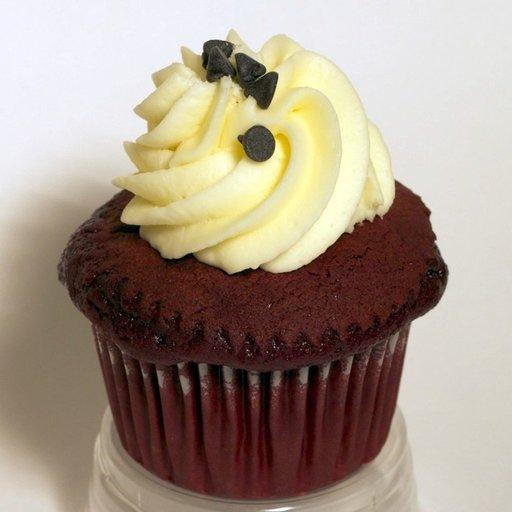
#> input picture tests/image_test/ff.jpg, 512 x 512 px, found by its file name
$ python test4.py   (older library calls are emulated)
#> lines starting #> are read from the running program, lines starting #| are printed output that depends on the picture; long printed decimals are rounded
import numpy as np
import skimage
from skimage import color, img_as_ubyte
import matplotlib.image as mpimg
# import feature.base as base


def RGB_to_Gray(image_path): # Chuyển từ ảnh màu về ảnh xám
    # Khởi tạo một ảnh xám từ một ảnh màu. Đầu tiên, nó đọc ảnh màu từ đường dẫn image_path bằng
    # cách sử dụng hàm mpimg.imread().
    img = mpimg.imread(image_path)
#> img is the input picture: shape (512, 512, 3); mean R, G, B 167.4, 151.8, 136.9

    # Sau đó, nó tạo ra một mảng grayImage với kích thước bằng với kích thước
    # của ảnh màu. Mảng này sẽ được sử dụng để lưu trữ ảnh xám.
    grayImage = np.zeros(img.shape)

    # Tiếp theo, hàm trích xuất các kênh màu đỏ (Red), xanh lá cây(Green) và xanh dương(Blue) của ảnh màu
    # và lưu trữ chúng trong các mảng numpy riêng biệt R, G và B
    R = np.array(img[:, :, 0])
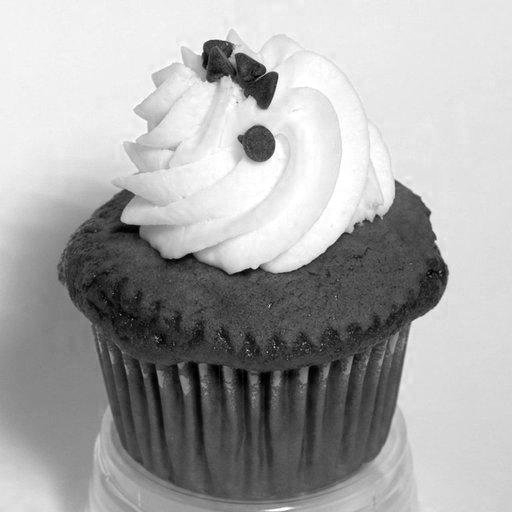
#> R: shape (512, 512); min 0, max 255, mean 167.4
    G = np.array(img[:, :, 1])
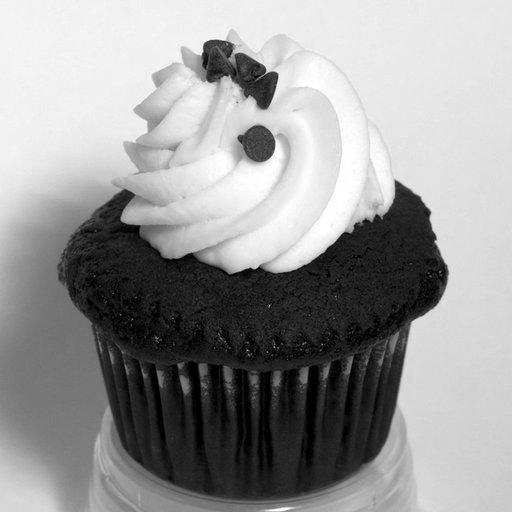
#> G: shape (512, 512); min 0, max 255, mean 151.8
    B = np.array(img[:, :, 2])
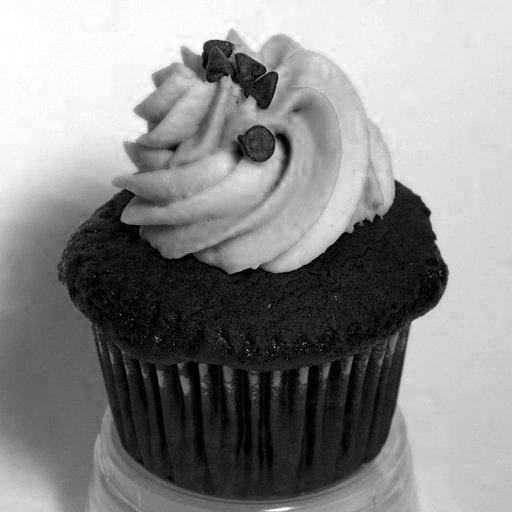
#> B: shape (512, 512); min 0, max 255, mean 136.9


    # Các mảng này được sử dụng để chuyển đổi các giá trị RGB thành thang độ xám bằng
    # công thức grey = 0,299*R + 0,587*G + 0,114*B.
    R = (R * .299)
    G = (G * .587)
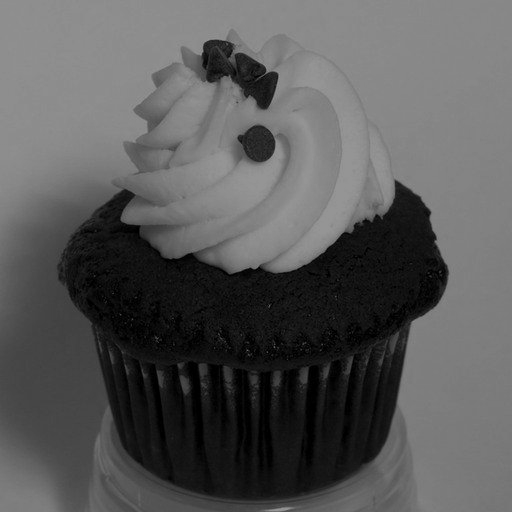
#> G: shape (512, 512) float64; min 0, max 149.7, mean 89.1
    B = (B * .114)

    # Sau đó, hàm tính toán giá trị trung bình của ba giá trị
    # thang độ xám và đặt mảng grayImage thành giá trị này cho mỗi pixel.
    Avg         =   (R+G+B)
    print("AVG: ", Avg[0][0])
#| AVG:  243.140
    print(len(Avg))
#| 512
    grayImage   =   img.copy()

    # Tiếp theo, đoạn code sử dụng một vòng lặp để lặp qua từng pixel của ảnh màu và tính toán giá trị trung
    # bình có trọng số của các kênh R, G và B tại mỗi pixel. Giá trị trung bình này được gán cho mỗi pixel
    # tương ứng trong mảng grayImage.
    for i in range(3):
        grayImage[:, :, i] = Avg

    print("grayImage: ", grayImage[0][0])
#| grayImage:  [243 243 243]
    print(len(grayImage))
#| 512
    # Cuối cùng, mảng grayImage chứa phiên bản ảnh xám của ảnh màu và được trả về
    return grayImage


def GetCoMatrix(img_zip):
    gray_img = color.rgb2gray(img_zip)

    # Chuyển đổi hình ảnh thang độ xám thành tập các số nguyên không dấu 8 bit.
    image = img_as_ubyte(gray_img)
    print(image)
#> (printed output is left out)
    print(len(image))
#| 512

    matrix_coocurrence = skimage.feature.graycomatrix(image, distances=[1], angles=[0, np.pi/4, np.pi/2, 3*np.pi/4], levels=256, normed=True, symmetric=False)

    # 6. Ma trận đồng xuất hiện được trả về từ hàm.
    return matrix_coocurrence


# GLCM properties

def contrast_feature(matrix_coocurrence):
    # Hàm này lấy ma trận cùng xuất hiện làm đầu vào và trả về đặc trưng 'contrast' (tương phản).
    # Dưới đây là giải thích từng bước về chức năng của code:

    # 1. Hàm skiage.feature.graycoprops được sử dụng để tính toán đặc trưng contrast của ma trận đồng
    # xuất hiện đầu vào. Mảng matrix_coocurrence được chuyển làm hình ảnh đầu vào và 'độ tương phản' được
    # chuyển làm thuộc tính để tính toán.
    contrast = skimage.feature.graycoprops(matrix_coocurrence, 'contrast')

    # 2. Kết quả đặc trưng contrast được trả về từ hàm.
    return contrast

    # Tóm lại, hàm này lấy một ma trận đồng xuất hiện làm đầu vào và tính toán đặc trưng contrast của ma trận.
    # contrast_feature có thể được sử dụng làm đặc trưng kết cấu cho các tác vụ phân tích hình ảnh.


def energy_feature(matrix_coocurrence):
    energy = skimage.feature.graycoprops(matrix_coocurrence, 'energy')
#> energy = [[0.0456, 0.0385, 0.0449, 0.0389]]
    return energy

def dissimilarity_feature(matrix_coocurrence):
    energy = skimage.feature.graycoprops(matrix_coocurrence, 'dissimilarity')
    return energy

def homogeneity_feature(matrix_coocurrence):
    energy = skimage.feature.graycoprops(matrix_coocurrence, 'homogeneity')
    return energy

def correlation_feature(matrix_coocurrence):
    energy = skimage.feature.graycoprops(matrix_coocurrence, 'correlation')
    return energy


def getTextureMatrix(image_path):
    # Hàm getTextureMatrix() nhận đầu vào là đường dẫn của một tệp ảnh. Đầu tiên, nó gọi hàm RGB_to_Gray() để
    # chuyển đổi ảnh màu sang ảnh xám. Sau đó, nó tính toán ma trận lược đồ màu của ảnh xám bằng cách sử dụng
    # hàm GetCoMatrix(). Tiếp theo, nó tính toán hai đặc trưng của ma trận lược đồ màu đó bằng cách sử dụng
    # hàm energy_feature() và contrast_feature(). Cuối cùng, nó ghép hai đặc trưng này thành một vector đặc
    # trưng và trả về vector đó.

    # Đầu tiên, nó gọi hàm RGB_to_Gray() để chuyển đổi ảnh màu sang ảnh xám.
    img_zip = RGB_to_Gray(image_path)

    # Sau đó, nó chuyển ảnh xám thành ma trận lược đồ màu của ảnh xám bằng cách sử dụng hàm GetCoMatrix().
    matrix_coocurrence = GetCoMatrix(img_zip)

    # Tiếp theo, nó tính toán hai đặc trưng của ma trận lược đồ màu đó bằng cách sử dụng hàm energy_feature()
    # và contrast_feature().
    energy          =   energy_feature(matrix_coocurrence)
#> energy = [[0.0456, 0.0385, 0.0449, 0.0389]]
    contrast        =   contrast_feature(matrix_coocurrence)
#> in contrast_feature, `contrast = skimage.feature.graycoprops(matrix_coocurrence, 'contrast')`: contrast = [[70.3, 111.3, 59.82, 99.32]]
#> contrast = [[70.3, 111.3, 59.82, 99.32]]
    dissimilarity   =   dissimilarity_feature(matrix_coocurrence)
#> in dissimilarity_feature, `energy = skimage.feature.graycoprops(matrix_coocurrence, 'dissimilarit..`: energy = [[3.8, 4.79, 3.45, 4.67]]
#> dissimilarity = [[3.8, 4.79, 3.45, 4.67]]
    homogeneity     =   homogeneity_feature(matrix_coocurrence)
#> in homogeneity_feature, `energy = skimage.feature.graycoprops(matrix_coocurrence, 'homogeneity')`: energy = [[0.458, 0.385, 0.462, 0.39]]
#> homogeneity = [[0.458, 0.385, 0.462, 0.39]]
    correlation     =   contrast_feature(matrix_coocurrence)
#> correlation = [[70.3, 111.3, 59.82, 99.32]]

    # Chuẩn hóa các vector về khoảng [0,1]
    texture_vector = np.concatenate((energy[0], contrast[0], dissimilarity[0], homogeneity[0], correlation[0]))
#> texture_vector = 20 values, max 111.3 at index 5, min 0.0385 at index 1, mean 35

    return texture_vector


def main():
    image_path = "C:/Users/ADM/Desktop/HK_8/He_CSDLDPT/btl_nhom3/Code/CBIR/tests/image_test/ff.jpg"
    print(getTextureMatrix(image_path))
    # print(len(getTextureMatrix(image_path)))
    # input("Please Enter to Continue...")


if __name__ == '__main__':
    main()

$ run again, with tests/image_test/1027266.jpg copied over tests/image_test/ff.jpg
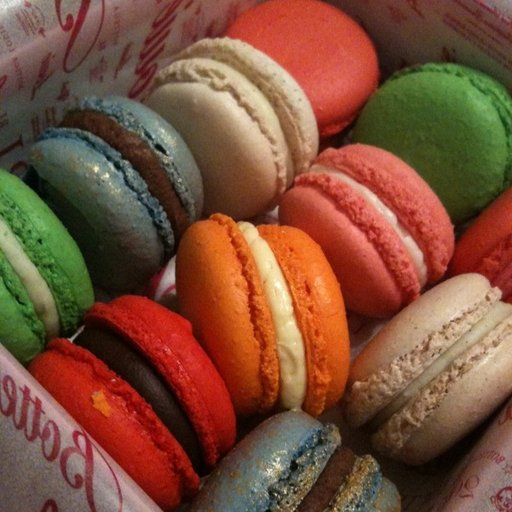
#> input picture tests/image_test/1027266.jpg, 512 x 512 px, found by its file name
#> in RGB_to_Gray, img is the input picture: shape (512, 512, 3); mean R, G, B 123.2, 78.6, 57
#> in RGB_to_Gray, `G = (G * .587)`:
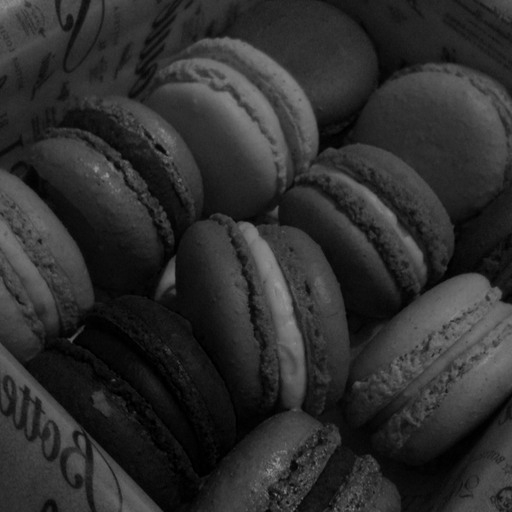
#> G: shape (512, 512) float64; min 0, max 149.7, mean 46.1
#> in RGB_to_Gray, `Avg         =   (R+G+B)`:
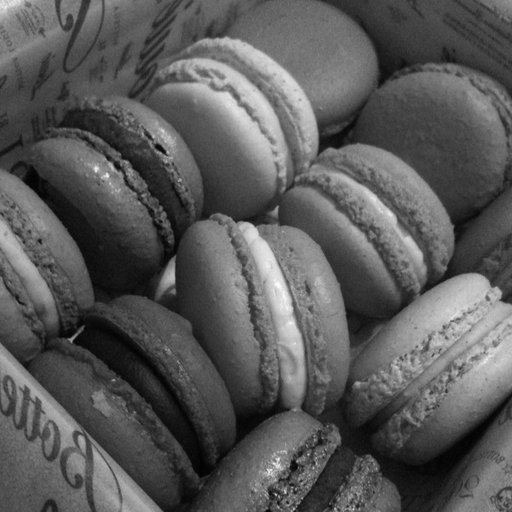
#> Avg: shape (512, 512) float64; min 1.79, max 251.6, mean 89.5
#| AVG:  203.729
#| 512
#| grayImage:  [203 203 203]
#| 512
#> (printed output is left out)
#| 512
#> in energy_feature, `energy = skimage.feature.graycoprops(matrix_coocurrence, 'energy')`: energy = [[0.0188, 0.0173, 0.0197, 0.0167]]
#> in contrast_feature, `contrast = skimage.feature.graycoprops(matrix_coocurrence, 'contrast')`: contrast = [[74.57, 95.19, 56.96, 134.7]]
#> in dissimilarity_feature, `energy = skimage.feature.graycoprops(matrix_coocurrence, 'dissimilarit..`: energy = [[5.41, 6.18, 4.8, 7.21]]
#> in homogeneity_feature, `energy = skimage.feature.graycoprops(matrix_coocurrence, 'homogeneity')`: energy = [[0.232, 0.201, 0.246, 0.185]]
#> correlation = [[74.57, 95.19, 56.96, 134.7]]
#> texture_vector = 20 values, max 134.7 at index 7, min 0.0167 at index 3, mean 37.37

$ run again, with tests/image_test/1097049.jpg copied over tests/image_test/ff.jpg
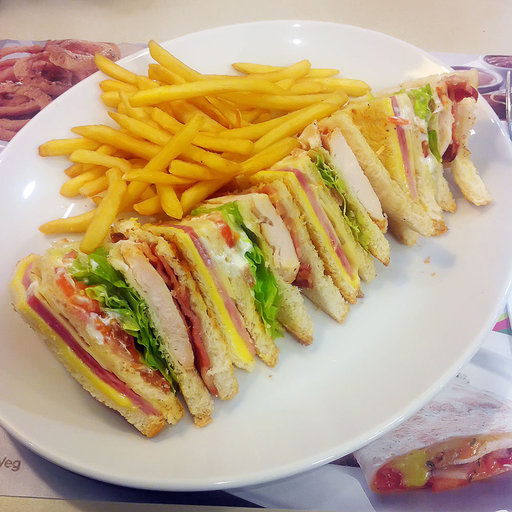
#> input picture tests/image_test/1097049.jpg, 512 x 512 px, found by its file name
#> in RGB_to_Gray, img is the input picture: shape (512, 512, 3); mean R, G, B 190.8, 167.1, 129.6
#> in RGB_to_Gray, `G = (G * .587)`:
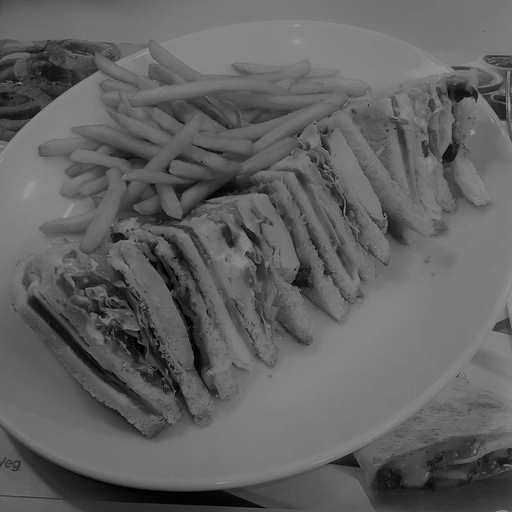
#> G: shape (512, 512) float64; min 0, max 149.7, mean 98.1
#> in RGB_to_Gray, `Avg         =   (R+G+B)`:
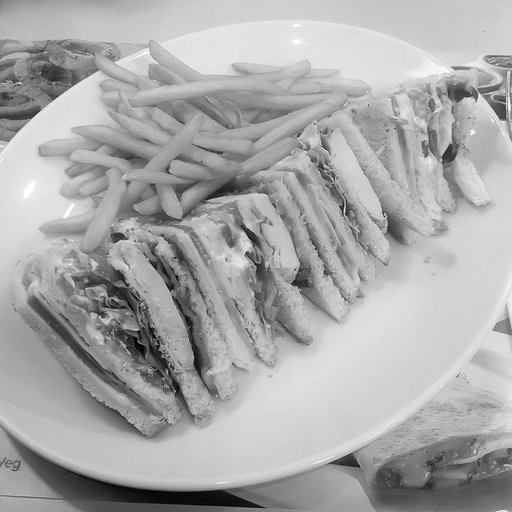
#> Avg: shape (512, 512) float64; min 0.57, max 255, mean 169.9
#| AVG:  116.225
#| 512
#| grayImage:  [116 116 116]
#| 512
#> (printed output is left out)
#| 512
#> in energy_feature, `energy = skimage.feature.graycoprops(matrix_coocurrence, 'energy')`: energy = [[0.0404, 0.0334, 0.0377, 0.0344]]
#> in contrast_feature, `contrast = skimage.feature.graycoprops(matrix_coocurrence, 'contrast')`: contrast = [[115.5, 157.4, 128, 219.5]]
#> in dissimilarity_feature, `energy = skimage.feature.graycoprops(matrix_coocurrence, 'dissimilarit..`: energy = [[5.05, 6.34, 5.7, 7.44]]
#> in homogeneity_feature, `energy = skimage.feature.graycoprops(matrix_coocurrence, 'homogeneity')`: energy = [[0.416, 0.333, 0.367, 0.331]]
#> correlation = [[115.5, 157.4, 128, 219.5]]
#> texture_vector = 20 values, max 219.5 at index 7, min 0.0334 at index 1, mean 63.35

$ run again, with tests/image_test/1099137.jpg copied over tests/image_test/ff.jpg
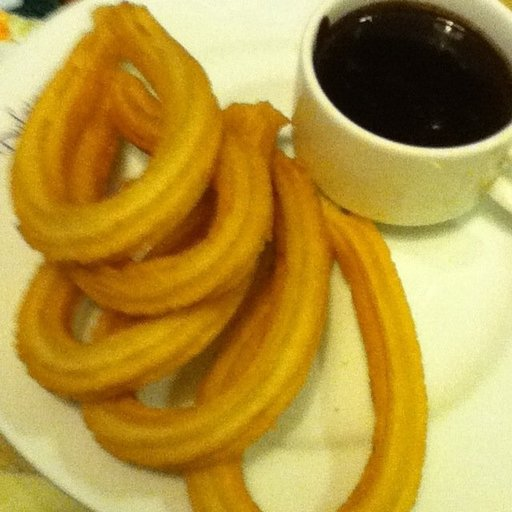
#> input picture tests/image_test/1099137.jpg, 512 x 512 px, found by its file name
#> in RGB_to_Gray, img is the input picture: shape (512, 512, 3); mean R, G, B 179.3, 146.6, 61.1
#> in RGB_to_Gray, `G = (G * .587)`:
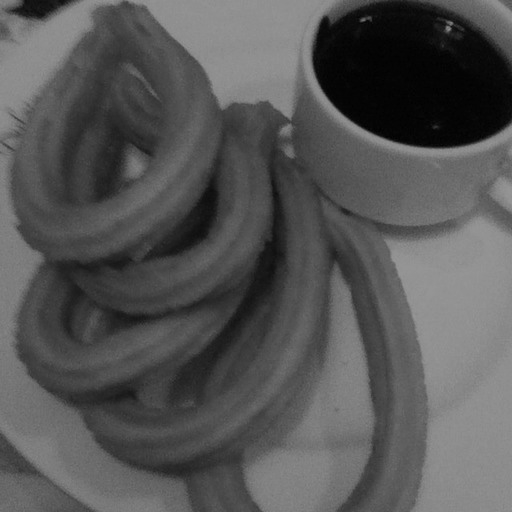
#> G: shape (512, 512) float64; min 0, max 149.7, mean 86
#> in RGB_to_Gray, `B = (B * .114)`:
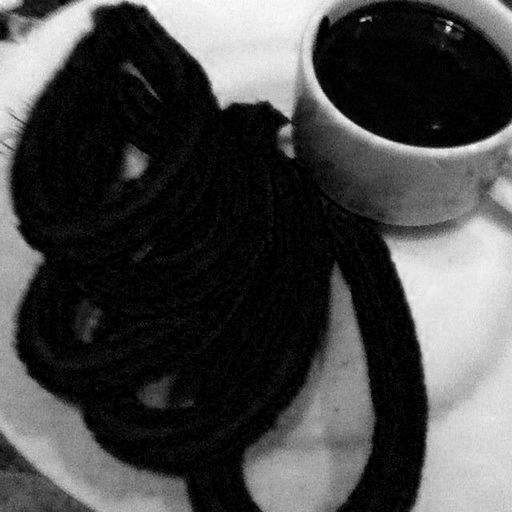
#> B: shape (512, 512) float64; min 0, max 24.85, mean 7; drawn with min black and max white
#| AVG:  212.272
#| 512
#| grayImage:  [212 212 212]
#| 512
#> (printed output is left out)
#| 512
#> in energy_feature, `energy = skimage.feature.graycoprops(matrix_coocurrence, 'energy')`: energy = [[0.0223, 0.0197, 0.0227, 0.0198]]
#> in contrast_feature, `contrast = skimage.feature.graycoprops(matrix_coocurrence, 'contrast')`: contrast = [[36.95, 57.93, 39.04, 70.97]]
#> in dissimilarity_feature, `energy = skimage.feature.graycoprops(matrix_coocurrence, 'dissimilarit..`: energy = [[3.97, 5, 3.83, 5.12]]
#> in homogeneity_feature, `energy = skimage.feature.graycoprops(matrix_coocurrence, 'homogeneity')`: energy = [[0.275, 0.223, 0.286, 0.228]]
#> correlation = [[36.95, 57.93, 39.04, 70.97]]
#> texture_vector = 20 values, max 70.97 at index 7, min 0.0197 at index 1, mean 21.44
